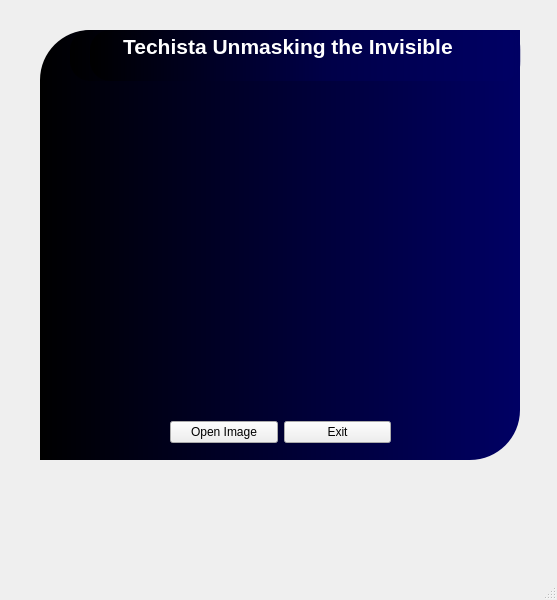
<?xml version="1.0" encoding="UTF-8"?>
<ui version="4.0">
 <class>MainWindow</class>
 <widget class="QMainWindow" name="MainWindow">
  <property name="geometry">
   <rect>
    <x>0</x>
    <y>0</y>
    <width>557</width>
    <height>600</height>
   </rect>
  </property>
  <property name="windowTitle">
   <string>MainWindow</string>
  </property>
  <widget class="QWidget" name="centralwidget">
   <widget class="QWidget" name="widget" native="true">
    <property name="geometry">
     <rect>
      <x>0</x>
      <y>0</y>
      <width>550</width>
      <height>500</height>
     </rect>
    </property>
    <widget class="QLabel" name="label">
     <property name="geometry">
      <rect>
       <x>40</x>
       <y>30</y>
       <width>480</width>
       <height>430</height>
      </rect>
     </property>
     <property name="styleSheet">
      <string notr="true">background-color: qlineargradient(spread:pad, x1:0, y1:0, x2:1, y2:0, stop:0 rgba(0, 0, 0, 255), stop:1 rgba(0, 0, 100, 255));
border-top-left-radius:50px;
border-bottom-right-radius:50px;</string>
     </property>
     <property name="text">
      <string/>
     </property>
    </widget>
    <widget class="QLabel" name="label_2">
     <property name="geometry">
      <rect>
       <x>70</x>
       <y>80</y>
       <width>411</width>
       <height>321</height>
      </rect>
     </property>
     <property name="text">
      <string/>
     </property>
     <property name="pixmap">
      <pixmap>../models/research/object_detection/images/valid/VAIPE_P_0_1_jpg.rf.195100ae8b8f329e74014dca3879209c.jpg</pixmap>
     </property>
    </widget>
    <widget class="QWidget" name="layoutWidget">
     <property name="geometry">
      <rect>
       <x>170</x>
       <y>420</y>
       <width>221</width>
       <height>25</height>
      </rect>
     </property>
     <layout class="QHBoxLayout" name="horizontalLayout">
      <item>
       <widget class="QPushButton" name="pushButton_2">
        <property name="text">
         <string>Open Image</string>
        </property>
       </widget>
      </item>
      <item>
       <widget class="QPushButton" name="pushButton">
        <property name="text">
         <string>Exit</string>
        </property>
       </widget>
      </item>
     </layout>
    </widget>
    <widget class="QWidget" name="Header" native="true">
     <property name="geometry">
      <rect>
       <x>70</x>
       <y>30</y>
       <width>451</width>
       <height>51</height>
      </rect>
     </property>
     <property name="styleSheet">
      <string notr="true">background-color: qlineargradient(spread:pad, x1:0, y1:0, x2:1, y2:0, stop:0 rgba(0, 0, 0, 255), stop:0.55 rgba(0, 0, 72, 255), stop:0.98 rgba(0, 0, 100, 255), stop:1 rgba(0, 0, 0, 0));
border-top-left-radius:20px;
border-top-right-radius:20px;
border-bottom-left-radius:20px;
border-bottom-right-radius:20px;</string>
     </property>
     <widget class="QTextEdit" name="textEdit">
      <property name="geometry">
       <rect>
        <x>20</x>
        <y>0</y>
        <width>431</width>
        <height>51</height>
       </rect>
      </property>
      <property name="styleSheet">
       <string notr="true">font: 8pt &quot;Times New Roman&quot;;
color: rgb(255, 255, 255);
text-border:rgb(0, 0, 0);</string>
      </property>
      <property name="html">
       <string>&lt;!DOCTYPE HTML PUBLIC &quot;-//W3C//DTD HTML 4.0//EN&quot; &quot;http://www.w3.org/TR/REC-html40/strict.dtd&quot;&gt;
&lt;html&gt;&lt;head&gt;&lt;meta name=&quot;qrichtext&quot; content=&quot;1&quot; /&gt;&lt;style type=&quot;text/css&quot;&gt;
p, li { white-space: pre-wrap; }
&lt;/style&gt;&lt;/head&gt;&lt;body style=&quot; font-family:'Times New Roman'; font-size:8pt; font-weight:400; font-style:normal;&quot;&gt;
&lt;p style=&quot; margin-top:0px; margin-bottom:0px; margin-left:0px; margin-right:0px; -qt-block-indent:0; text-indent:0px;&quot;&gt;&lt;span style=&quot; font-family:'MS Shell Dlg 2'; font-size:16pt; font-weight:600;&quot;&gt;     Techista Unmasking the Invisible&lt;/span&gt;&lt;/p&gt;&lt;/body&gt;&lt;/html&gt;</string>
      </property>
     </widget>
    </widget>
   </widget>
  </widget>
  <widget class="QMenuBar" name="menubar">
   <property name="geometry">
    <rect>
     <x>0</x>
     <y>0</y>
     <width>557</width>
     <height>21</height>
    </rect>
   </property>
  </widget>
  <widget class="QStatusBar" name="statusbar"/>
 </widget>
 <resources/>
 <connections>
  <connection>
   <sender>pushButton_2</sender>
   <signal>clicked()</signal>
   <receiver>label_2</receiver>
   <slot>clear()</slot>
   <hints>
    <hint type="sourcelabel">
     <x>222</x>
     <y>417</y>
    </hint>
    <hint type="destinationlabel">
     <x>225</x>
     <y>292</y>
    </hint>
   </hints>
  </connection>
  <connection>
   <sender>label_2</sender>
   <signal>linkActivated(QString)</signal>
   <receiver>label_2</receiver>
   <slot>clear()</slot>
   <hints>
    <hint type="sourcelabel">
     <x>226</x>
     <y>298</y>
    </hint>
    <hint type="destinationlabel">
     <x>226</x>
     <y>298</y>
    </hint>
   </hints>
  </connection>
 </connections>
</ui>
